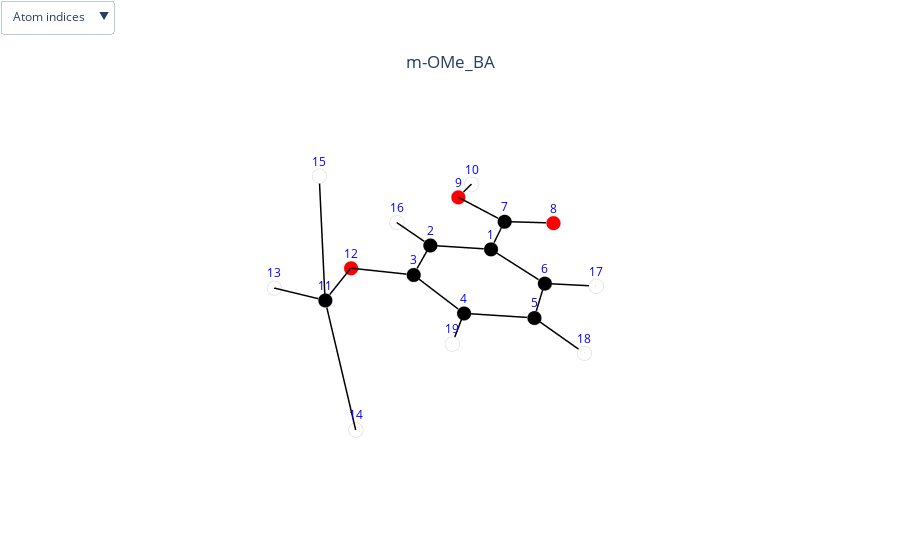
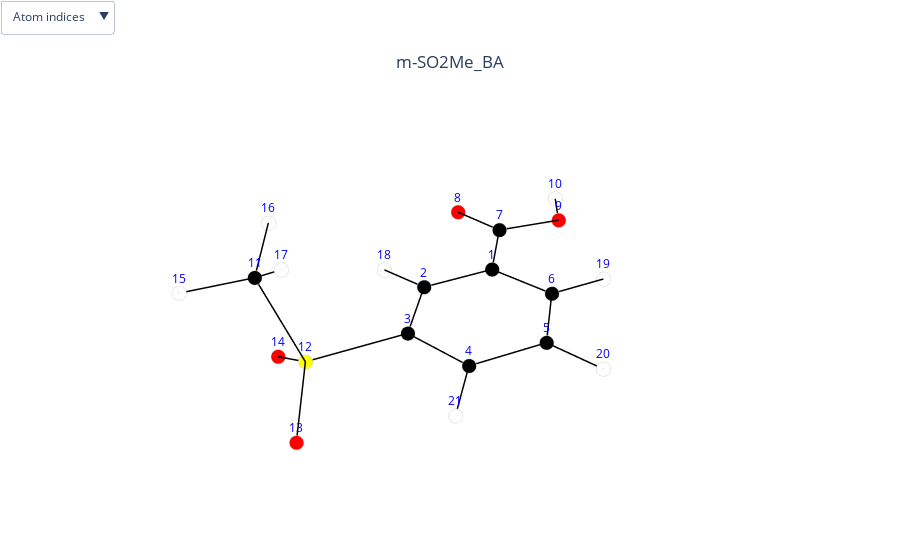
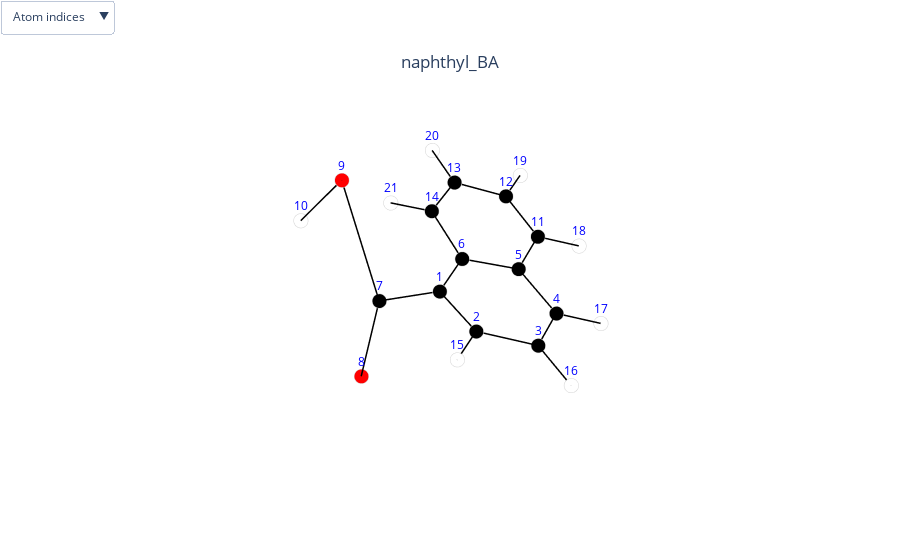

Write notebook code for charts like these, in order.
### Code cell
benzoic_mols.visualize_molecules([1,2,3])
